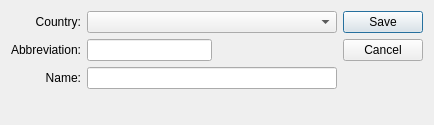
<?xml version="1.0" encoding="UTF-8"?>
<ui version="4.0">
 <comment>This file is part of the xTuple ERP: PostBooks Edition, a free and
open source Enterprise Resource Planning software suite,
Copyright (c) 1999-2018 by OpenMFG LLC, d/b/a xTuple.
It is licensed to you under the Common Public Attribution License
version 1.0, the full text of which (including xTuple-specific Exhibits)
is available at www.xtuple.com/CPAL.  By using this software, you agree
to be bound by its terms.</comment>
 <class>state</class>
 <widget class="QDialog" name="state">
  <property name="geometry">
   <rect>
    <x>0</x>
    <y>0</y>
    <width>434</width>
    <height>125</height>
   </rect>
  </property>
  <property name="windowTitle">
   <string>[*]State or Province</string>
  </property>
  <layout class="QGridLayout" name="gridLayout_2">
   <item row="0" column="0">
    <layout class="QVBoxLayout" name="verticalLayout">
     <item>
      <layout class="QGridLayout" name="gridLayout">
       <item row="0" column="0">
        <widget class="XLabel" name="_countryLit">
         <property name="text">
          <string>Country:</string>
         </property>
         <property name="alignment">
          <set>Qt::AlignRight|Qt::AlignTrailing|Qt::AlignVCenter</set>
         </property>
         <property name="buddy">
          <cstring>_country</cstring>
         </property>
        </widget>
       </item>
       <item row="0" column="1">
        <widget class="XComboBox" name="_country">
         <property name="nullStr">
          <string>[ pick a country ]</string>
         </property>
         <property name="type">
          <enum>XComboBox::Countries</enum>
         </property>
        </widget>
       </item>
       <item row="1" column="0">
        <widget class="XLabel" name="_abbrLit">
         <property name="text">
          <string>Abbreviation:</string>
         </property>
         <property name="alignment">
          <set>Qt::AlignRight|Qt::AlignTrailing|Qt::AlignVCenter</set>
         </property>
         <property name="buddy">
          <cstring>_abbr</cstring>
         </property>
        </widget>
       </item>
       <item row="1" column="1">
        <layout class="QHBoxLayout" name="horizontalLayout">
         <item>
          <widget class="XLineEdit" name="_abbr"/>
         </item>
         <item>
          <spacer name="horizontalSpacer">
           <property name="orientation">
            <enum>Qt::Horizontal</enum>
           </property>
           <property name="sizeHint" stdset="0">
            <size>
             <width>40</width>
             <height>20</height>
            </size>
           </property>
          </spacer>
         </item>
        </layout>
       </item>
       <item row="2" column="0">
        <widget class="XLabel" name="_nameLit">
         <property name="text">
          <string>Name:</string>
         </property>
         <property name="alignment">
          <set>Qt::AlignRight|Qt::AlignTrailing|Qt::AlignVCenter</set>
         </property>
         <property name="buddy">
          <cstring>_name</cstring>
         </property>
        </widget>
       </item>
       <item row="2" column="1">
        <widget class="XLineEdit" name="_name"/>
       </item>
      </layout>
     </item>
     <item>
      <spacer name="verticalSpacer">
       <property name="orientation">
        <enum>Qt::Vertical</enum>
       </property>
       <property name="sizeHint" stdset="0">
        <size>
         <width>124</width>
         <height>0</height>
        </size>
       </property>
      </spacer>
     </item>
    </layout>
   </item>
   <item row="0" column="1">
    <widget class="QDialogButtonBox" name="_buttonBox">
     <property name="orientation">
      <enum>Qt::Vertical</enum>
     </property>
     <property name="standardButtons">
      <set>QDialogButtonBox::Cancel|QDialogButtonBox::Save</set>
     </property>
    </widget>
   </item>
  </layout>
 </widget>
 <layoutdefault spacing="6" margin="11"/>
 <customwidgets>
  <customwidget>
   <class>XComboBox</class>
   <extends>QComboBox</extends>
   <header>xcombobox.h</header>
  </customwidget>
  <customwidget>
   <class>XLabel</class>
   <extends>QLabel</extends>
   <header>xlabel.h</header>
  </customwidget>
  <customwidget>
   <class>XLineEdit</class>
   <extends>QLineEdit</extends>
   <header>xlineedit.h</header>
   <container>1</container>
  </customwidget>
 </customwidgets>
 <tabstops>
  <tabstop>_country</tabstop>
  <tabstop>_abbr</tabstop>
  <tabstop>_name</tabstop>
 </tabstops>
 <resources/>
 <connections>
  <connection>
   <sender>_buttonBox</sender>
   <signal>rejected()</signal>
   <receiver>state</receiver>
   <slot>reject()</slot>
   <hints>
    <hint type="sourcelabel">
     <x>387</x>
     <y>64</y>
    </hint>
    <hint type="destinationlabel">
     <x>216</x>
     <y>62</y>
    </hint>
   </hints>
  </connection>
 </connections>
</ui>
